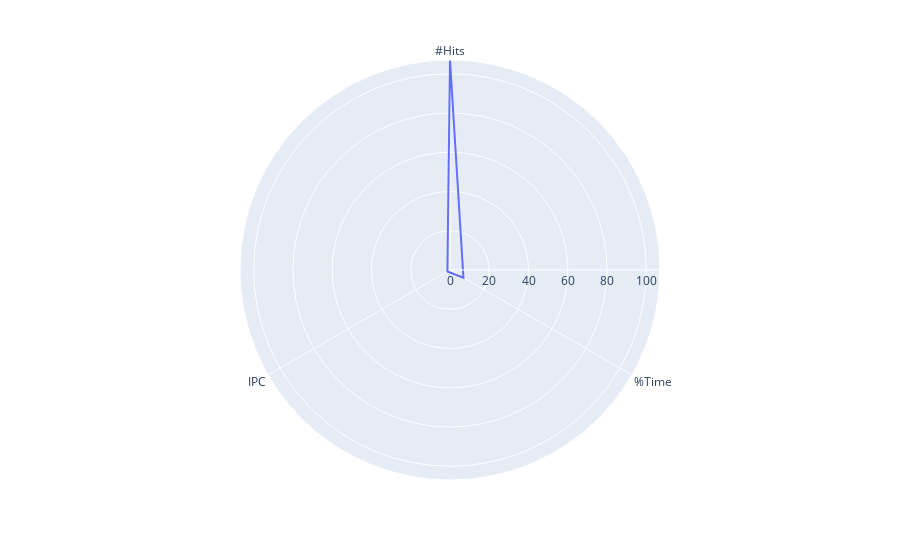
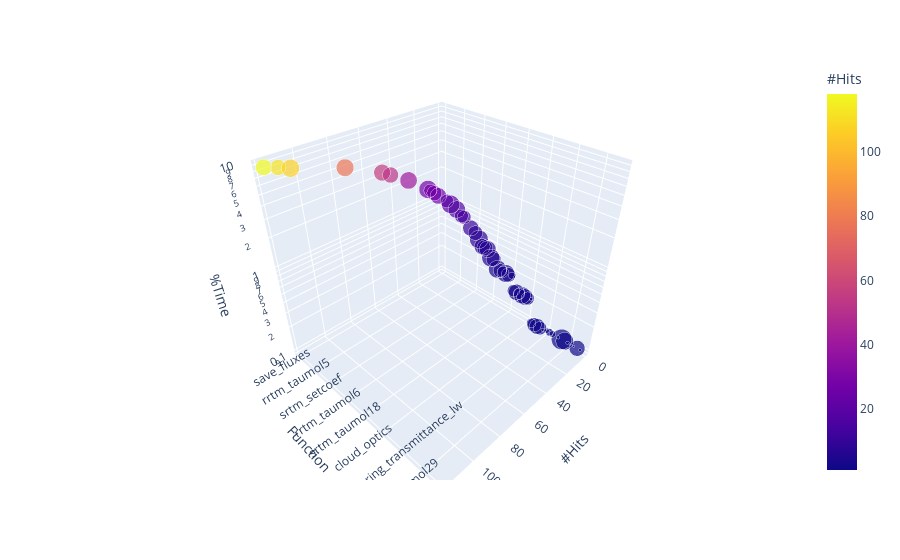

Notebook code for these charts, in order:
### Code cell
#  Runtime vs. Cache-miss ratios vs. IPC
data_labels = ['rrtm_taumol3', 'solver_mcica_lw', 'save_fluxes', 'rrtm_kgb7', '']
df = data.loc[data['Function'] == 'rrtm_taumol3']
xx = data[['Function','#Hits', '%Time', 'IPC']]
x = df[['#Hits', '%Time', 'IPC']]
dictionary = x.to_dict('r')[0]
keys = list(dictionary.keys())
vals = list(dictionary.values())

df = pd.DataFrame(dict(r= vals, theta = keys))

fig = px.line_polar(df, r='r', theta='theta', line_close=True)
fig.show()



radar_chart = pygal.Radar()
radar_chart.title = 'Simple HPC Banchmark'
radar_chart.x_labels = ['#Hits', '%Time', 'IPC']
for x in data_labels:
    data_inside = data.loc[data['Function'] == x].to_dict('r')
    if data_inside == []:
        continue
    radar_chart.add(x, data.loc[data['Function'] == x].to_dict('r')[0])
display(SVG(radar_chart.render()))



df = px.data.gapminder()
fig = px.scatter_3d(xx, x='#Hits', y='Function', z='%Time', size='IPC', color="#Hits",
                    hover_data=['Function'])
fig.update_layout(scene_zaxis_type="log")
fig.show()

### Figure 1 — Plotly figure (JSON) as saved in the notebook; plotly's stock layout.template omitted (floating-point values rounded to 4 significant figures)
{"data": [{"hovertemplate": "r=%{r}<br>theta=%{theta}<extra></extra>", "legendgroup": "", "line": {"color": "#636efa", "dash": "solid"}, "mode": "lines", "name": "", "r": [107, 7.9, 1.53, 107], "showlegend": false, "subplot": "polar", "theta": ["#Hits", "%Time", "IPC", "#Hits"], "type": "scatterpolar"}], "layout": {"legend": {"tracegroupgap": 0}, "margin": {"t": 60}, "polar": {"angularaxis": {"direction": "clockwise", "rotation": 90}, "domain": {"x": [0, 1], "y": [0, 1]}}}}

### Figure 2 — Plotly figure (JSON) as saved in the notebook; plotly's stock layout.template omitted (floating-point values rounded to 4 significant figures)
{"data": [{"customdata": [["save_fluxes"], ["solver_mcica_lw"], ["rrtm_taumol3"], ["solver_homogeneous_sw"], ["rrtm_kgb7"], ["solver_homogeneous_lw"], ["fast_expm_exchange_2"], ["rrtm_taumol5"], ["get_real_matrix_indexed"], ["calc_ice_optics_fu_lw"], ["rrtm_taumol15"], ["print_real"], ["rrtm_taumol7"], ["gas_optics"], ["srtm_setcoef"], ["consolidate_config"], ["diag_mat_right_divide_3"], ["calc_ice_optics_baran"], ["rrtm_taumol4"], ["rrtm_taumol9"], ["solver_tripleclouds_sw"], ["rrtm_taumol6"], ["lu_substitution"], ["srtm_taumol22"], ["rrtm_taumol8"], ["calc_ice_optics_fu_sw"], ["deallocate_thermodynamics_arrays"], ["srtm_taumol17"], ["srtm_taumol18"], ["read_input"], ["solver_mcica_sw"], ["fast_adding_ica_lw"], ["srtm_taumol16"], ["srtm_taumol27"], ["srtm_gas_optical_depth"], ["cloud_optics"], ["rrtm_kgb3"], ["param_cloud_effective_separation_eta"], ["get_real_array3"], ["srtm_taumol21"], ["surrtrf"], ["rrtm_kgb13"], ["calc_no_scattering_transmittance_lw"], ["get_sw_weights"], ["calc_surface_spectral"], ["get_real_vector_indexed"], ["rrtm_kgb15"], ["allocate_flux_type"], ["srtm_taumol23"], ["srtm_taumol29"], ["print_config"], ["calc_boundary_conditions_lw"], ["allocate_cloud_arrays"], ["rrtm_kgb5"]], "hovertemplate": "#Hits=%{marker.color}<br>Function=%{customdata[0]}<br>%Time=%{z}<br>IPC=%{marker.size}<extra></extra>", "legendgroup": "", "marker": {"color": [118, 112, 107, 78, 56, 52, 41, 28, 28, 27, 26, 21, 20, 17, 15, 15, 11, 9, 8, 7, 7, 7, 6, 6, 4, 4, 4, 4, 4, 3, 3, 3, 3, 3, 3, 3, 2, 2, 2, 2, 2, 2, 1, 1, 1, 1, 1, 1, 1, 1, 1, 1, 1, 1], "coloraxis": "coloraxis", "size": [1.28, 1.2, 1.53, 1.45, 1.3, 1.18, 1.4, 1.54, 0.82, 1.07, 1.25, 0.88, 1.56, 1.42, 0.88, 0.88, 1.19, 1.01, 1.6, 1.19, 1.21, 1.33, 1.51, 1.01, 1.5, 0.88, 0.59, 1.45, 0.99, 0.24, 0.7, 1.21, 0.63, 1.36, 1.23, 0.81, 0.06, 0.42, 0.95, 1.14, 0.85, 0.05, 0.13, 0.26, 0.2, 0, 0.05, 1.99, 1.47, 0.05, 0.02, 0.02, 1.17, 0.05], "sizemode": "area", "sizeref": 0.004975, "symbol": "circle"}, "mode": "markers", "name": "", "scene": "scene", "showlegend": false, "type": "scatter3d", "x": [118, 112, 107, 78, 56, 52, 41, 28, 28, 27, 26, 21, 20, 17, 15, 15, 11, 9, 8, 7, 7, 7, 6, 6, 4, 4, 4, 4, 4, 3, 3, 3, 3, 3, 3, 3, 2, 2, 2, 2, 2, 2, 1, 1, 1, 1, 1, 1, 1, 1, 1, 1, 1, 1], "y": ["save_fluxes", "solver_mcica_lw", "rrtm_taumol3", "solver_homogeneous_sw", "rrtm_kgb7", "solver_homogeneous_lw", "fast_expm_exchange_2", "rrtm_taumol5", "get_real_matrix_indexed", "calc_ice_optics_fu_lw", "rrtm_taumol15", "print_real", "rrtm_taumol7", "gas_optics", "srtm_setcoef", "consolidate_config", "diag_mat_right_divide_3", "calc_ice_optics_baran", "rrtm_taumol4", "rrtm_taumol9", "solver_tripleclouds_sw", "rrtm_taumol6", "lu_substitution", "srtm_taumol22", "rrtm_taumol8", "calc_ice_optics_fu_sw", "deallocate_thermodynamics_arrays", "srtm_taumol17", "srtm_taumol18", "read_input", "solver_mcica_sw", "fast_adding_ica_lw", "srtm_taumol16", "srtm_taumol27", "srtm_gas_optical_depth", "cloud_optics", "rrtm_kgb3", "param_cloud_effective_separation_eta", "get_real_array3", "srtm_taumol21", "surrtrf", "rrtm_kgb13", "calc_no_scattering_transmittance_lw", "get_sw_weights", "calc_surface_spectral", "get_real_vector_indexed", "rrtm_kgb15", "allocate_flux_type", "srtm_taumol23", "srtm_taumol29", "print_config", "calc_boundary_conditions_lw", "allocate_cloud_arrays", "rrtm_kgb5"], "z": [8.7, 8.3, 7.9, 5.8, 4.1, 3.8, 3, 2.1, 2.1, 2, 1.9, 1.6, 1.5, 1.3, 1.1, 1.1, 0.8, 0.7, 0.6, 0.5, 0.5, 0.5, 0.4, 0.4, 0.3, 0.3, 0.3, 0.3, 0.3, 0.3, 0.2, 0.2, 0.2, 0.2, 0.2, 0.2, 0.2, 0.1, 0.1, 0.1, 0.1, 0.1, 0.1, 0.1, 0.1, 0.1, 0.1, 0.1, 0.1, 0.1, 0.1, 0.1, 0.1, 0.1]}], "layout": {"coloraxis": {"colorbar": {"title": {"text": "#Hits"}}, "colorscale": [[0, "#0d0887"], [0.1111, "#46039f"], [0.2222, "#7201a8"], [0.3333, "#9c179e"], [0.4444, "#bd3786"], [0.5556, "#d8576b"], [0.6667, "#ed7953"], [0.7778, "#fb9f3a"], [0.8889, "#fdca26"], [1, "#f0f921"]]}, "legend": {"itemsizing": "constant", "tracegroupgap": 0}, "margin": {"t": 60}, "scene": {"domain": {"x": [0, 1], "y": [0, 1]}, "xaxis": {"title": {"text": "#Hits"}}, "yaxis": {"title": {"text": "Function"}}, "zaxis": {"title": {"text": "%Time"}, "type": "log"}}}}
